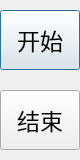
<?xml version="1.0" encoding="UTF-8"?>
<ui version="4.0">
 <class>RecordDialog</class>
 <widget class="QDialog" name="RecordDialog">
  <property name="geometry">
   <rect>
    <x>0</x>
    <y>0</y>
    <width>80</width>
    <height>160</height>
   </rect>
  </property>
  <property name="minimumSize">
   <size>
    <width>80</width>
    <height>160</height>
   </size>
  </property>
  <property name="maximumSize">
   <size>
    <width>80</width>
    <height>160</height>
   </size>
  </property>
  <property name="windowTitle">
   <string>Dialog</string>
  </property>
  <widget class="QPushButton" name="startBt">
   <property name="geometry">
    <rect>
     <x>0</x>
     <y>10</y>
     <width>80</width>
     <height>60</height>
    </rect>
   </property>
   <property name="sizePolicy">
    <sizepolicy hsizetype="Minimum" vsizetype="Fixed">
     <horstretch>0</horstretch>
     <verstretch>0</verstretch>
    </sizepolicy>
   </property>
   <property name="minimumSize">
    <size>
     <width>80</width>
     <height>60</height>
    </size>
   </property>
   <property name="maximumSize">
    <size>
     <width>80</width>
     <height>60</height>
    </size>
   </property>
   <property name="font">
    <font>
     <pointsize>17</pointsize>
    </font>
   </property>
   <property name="text">
    <string>开始</string>
   </property>
  </widget>
  <widget class="QPushButton" name="stopBt">
   <property name="geometry">
    <rect>
     <x>0</x>
     <y>90</y>
     <width>80</width>
     <height>60</height>
    </rect>
   </property>
   <property name="minimumSize">
    <size>
     <width>80</width>
     <height>60</height>
    </size>
   </property>
   <property name="maximumSize">
    <size>
     <width>80</width>
     <height>60</height>
    </size>
   </property>
   <property name="font">
    <font>
     <pointsize>17</pointsize>
    </font>
   </property>
   <property name="text">
    <string>结束</string>
   </property>
  </widget>
 </widget>
 <resources/>
 <connections/>
</ui>
